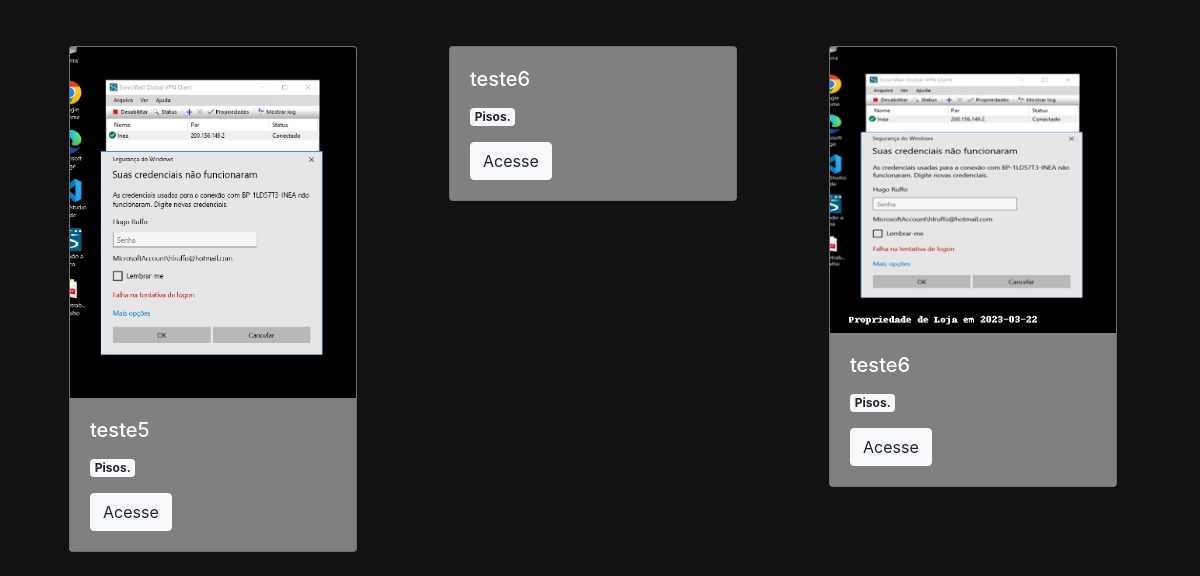
The page /estoque/add_produto/ (lower part) on the database as committed earlier.
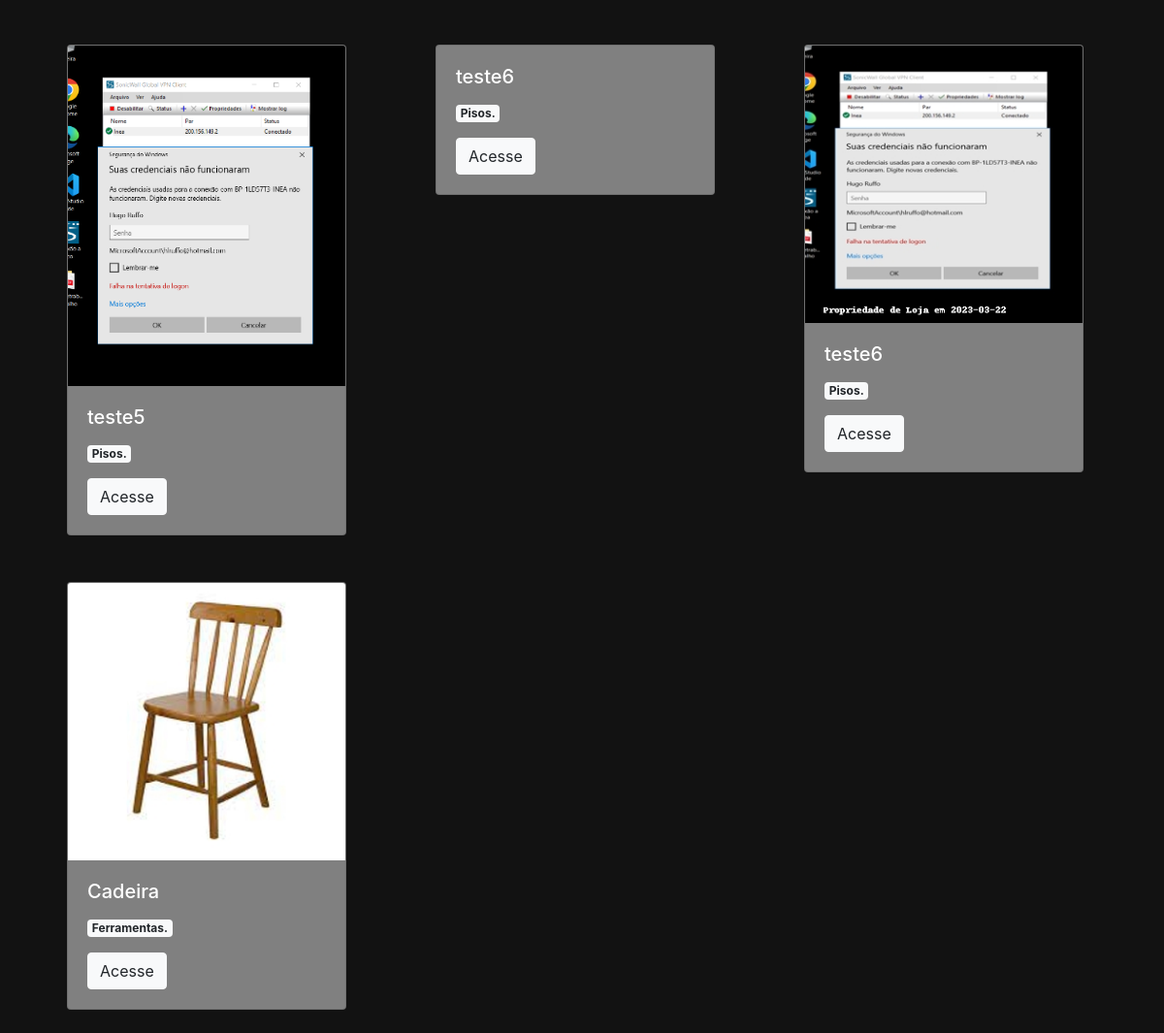
The same page on the database as committed later.
### estoque/models.py (models this page shows, shortened)
class Produto(models.Model):
    nome = models.CharField(max_length=40, unique=True)
    categoria = models.ForeignKey(
        'Categoria', on_delete=models.SET_NULL, null=True)
    quantidade = models.FloatField()
    preco_compra = models.FloatField()
    preco_venda = models.FloatField()
    slug = models.SlugField(unique=True, blank=True, null=True)

class Imagem(models.Model):
    imagem = models.ImageField(upload_to="imagem_produto")
    produto = models.ForeignKey(Produto, on_delete=models.CASCADE)

class Categoria(models.Model):
    titulo = models.CharField(max_length=40)
    def __str__(self):
        return self.titulo

### estoque/views.py (the view, shortened to what this page needs)
# urls.py: path('add_produto/', views.add_produto, name="add_produto"),
@has_permission_decorator('cadastrar_produtos')
def add_produto(request):
    if request.method == "GET":
        nome = request.GET.get('nome')
        categoria = request.GET.get('categoria')
        preco_min = request.GET.get('preco_min')
        preco_max = request.GET.get('preco_max')
        produtos = Produto.objects.all()
        categoria = Categoria.objects.all()
        return render(request, 'add_produto.html', {'categoria': categoria, 'produtos': produtos})

### estoque/templatetags/filters.py (called while the page is built)
@register.filter(name="get_first_image")
def get_first_image(product):
    imagem = Imagem.objects.filter(produto=product).first()
    if imagem:
        return imagem.imagem.url
    else:
        return False

### estoque/templates/add_produto.html (shortened to what this page needs)
{% extends 'base.html' %}
{% load filters %}
{% block 'body' %}
<div class="container mt-5">
    <div class="listar_produtos">
        <div class="row">
        {% for produto in produtos  %}
        <div class="col-md">
        <div class="card m-4" style="width:18rem;background-color:#808080 ;">
            {% if produto|get_first_image %}
            <img width="100%" class="card-img-top" src="{{produto|get_first_image}}">
            {% endif %}
            <div class="card-body flex-row justify-content-around">
                <h5 class="card-title">{{produto.nome}}</h5>
                <p class="badge badge-light">{{produto.categoria}}.</p><br>
                <a href="{% url 'produto' produto.slug %}" class="btn btn-light">Acesse</a>
            </div>
        </div>
    </div>
        {% endfor %}
    </div>
    </div>
</div>
{% endblock 'body' %}

Rows that differ between the two databases and show on the page:
added Produto: id.imagem (picture), nome "Cadeira", categoria "Ferramentas"
